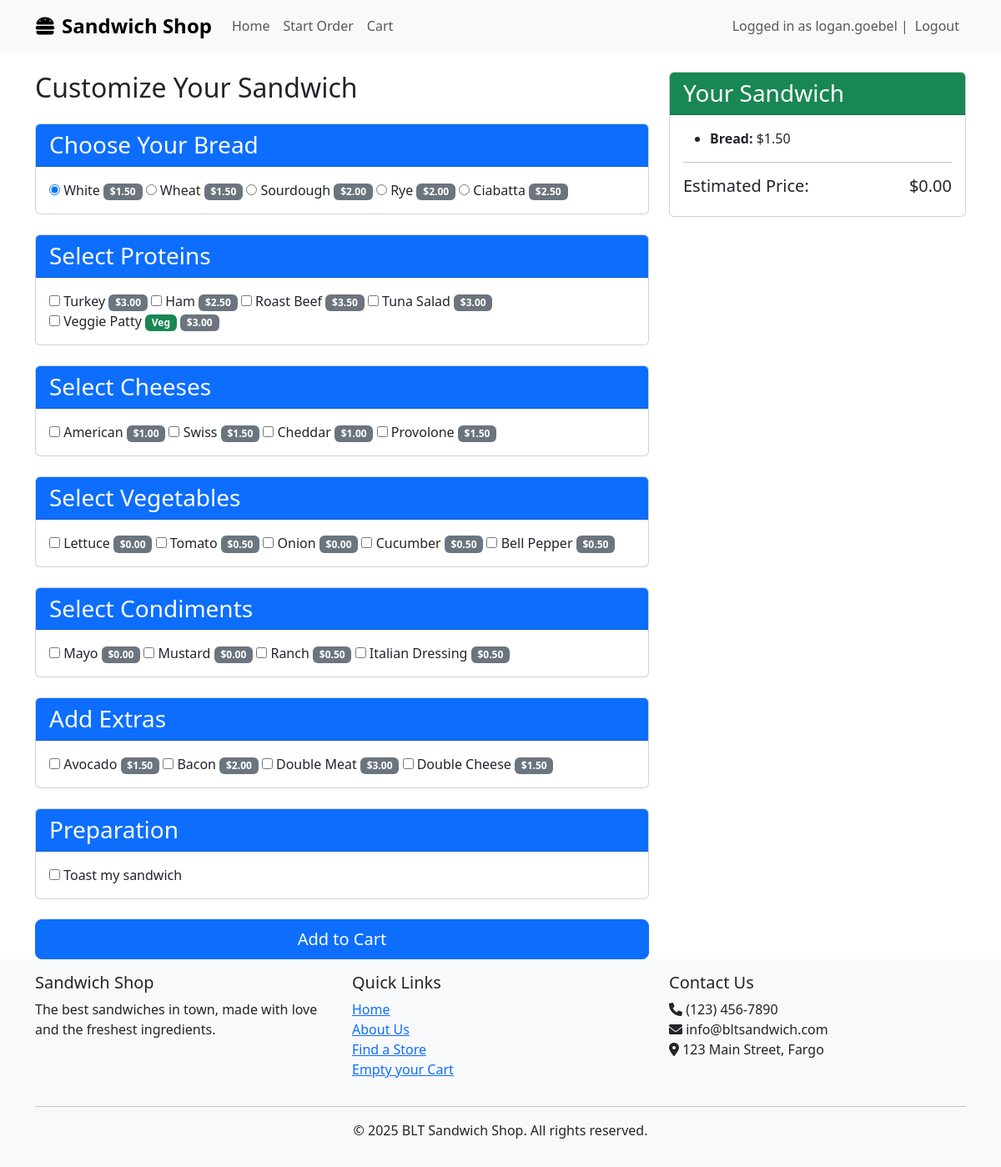
Page /customize/ (signed in) on the committed database.
### sandwichCustomization/models.py (models this page shows, shortened)
class Bread(models.Model):
    name = models.CharField(max_length=50)
    price = models.DecimalField(max_digits=5, decimal_places=2, default=0)
    available = models.BooleanField(default=True)

class Protein(models.Model):
    name = models.CharField(max_length=50)
    price = models.DecimalField(max_digits=5, decimal_places=2)
    vegetarian = models.BooleanField(default=False)
    available = models.BooleanField(default=True)

class Cheese(models.Model):
    name = models.CharField(max_length=50)
    price = models.DecimalField(max_digits=5, decimal_places=2)
    available = models.BooleanField(default=True)

class Vegetable(models.Model):
    name = models.CharField(max_length=50)
    price = models.DecimalField(max_digits=5, decimal_places=2, default=0)
    available = models.BooleanField(default=True)

class Condiment(models.Model):
    name = models.CharField(max_length=50)
    price = models.DecimalField(max_digits=5, decimal_places=2, default=0)
    available = models.BooleanField(default=True)

class Extra(models.Model):
    name = models.CharField(max_length=50)
    price = models.DecimalField(max_digits=5, decimal_places=2)
    available = models.BooleanField(default=True)

### sandwichCustomization/views.py (the view, shortened to what this page needs)
# urls.py: path('customize/', views.SandwichCreateView.as_view(), name='customize_sandwich'),
class SandwichCreateView(CreateView):
    model = Sandwich
    form_class = SandwichForm
    template_name = 'customizeSandwich.html'
    success_url = reverse_lazy('cart')
    def get_context_data(self, **kwargs):
        context = super().get_context_data(**kwargs)
        context['breads'] = Bread.objects.filter(available=True)
        context['proteins'] = Protein.objects.filter(available=True)
        context['cheeses'] = Cheese.objects.filter(available=True)
        context['vegetables'] = Vegetable.objects.filter(available=True)
        context['condiments'] = Condiment.objects.filter(available=True)
        context['extras'] = Extra.objects.filter(available=True)
        return context

### sandwichCustomization/templates/customizeSandwich.html (shortened to what this page needs)
{% extends "main/base.html" %}
{% load static %}
{% load crispy_forms_tags %}
{% load i18n %}
{% block content %}
<div class="row">
    <div class="col-md-8">
        <h2 class="mb-4">Customize Your Sandwich</h2>
        <form method="post" action="{% url 'add_to_cart' %}">
            <div class="card mb-4">
                <div class="card-header bg-primary text-white">
                    <h3 class="card-title mb-0">Choose Your Bread</h3>
                </div>
                <div class="card-body sandwich-options">
                    {% for bread in breads %}
                    <label>
                        <input type="radio" name="bread" value="{{ bread.id }}" required {% if forloop.first %}checked{% endif %}>
                        {{ bread.name }}
                        <span class="badge bg-secondary price-badge">${{ bread.price }}</span>
                    </label>
                    {% endfor %}
                </div>
            </div>
            <div class="card mb-4">
                <div class="card-header bg-primary text-white">
                    <h3 class="card-title mb-0">Select Proteins</h3>
                </div>
                <div class="card-body sandwich-options">
                    {% for protein in proteins %}
                    <label>
                        <input type="checkbox" name="proteins" value="{{ protein.id }}">
                        {{ protein.name }}
                        {% if protein.vegetarian %}<span class="badge bg-success">Veg</span>{% endif %}
                        <span class="badge bg-secondary price-badge">${{ protein.price }}</span>
                    </label>
                    {% endfor %}
                </div>
            </div>
            <div class="card mb-4">
                <div class="card-header bg-primary text-white">
                    <h3 class="card-title mb-0">Select Cheeses</h3>
                </div>
                <div class="card-body sandwich-options">
                    {% for cheese in cheeses %}
                    <label>
                        <input type="checkbox" name="cheeses" value="{{ cheese.id }}">
                        {{ cheese.name }}
                        <span class="badge bg-secondary price-badge">${{ cheese.price }}</span>
                    </label>
                    {% endfor %}
                </div>
            </div>
            <div class="card mb-4">
                <div class="card-header bg-primary text-white">
                    <h3 class="card-title mb-0">Select Vegetables</h3>
                </div>
                <div class="card-body sandwich-options">
                    {% for vegetable in vegetables %}
                    <label>
                        <input type="checkbox" name="vegetables" value="{{ vegetable.id }}">
                        {{ vegetable.name }}
                        <span class="badge bg-secondary price-badge">${{ vegetable.price }}</span>
                    </label>
                    {% endfor %}
                </div>
            </div>
            <div class="card mb-4">
                <div class="card-header bg-primary text-white">
                    <h3 class="card-title mb-0">Select Condiments</h3>
                </div>
                <div class="card-body sandwich-options">
                    {% for condiment in condiments %}
                    <label>
                        <input type="checkbox" name="condiments" value="{{ condiment.id }}">
                        {{ condiment.name }}
                        <span class="badge bg-secondary price-badge">${{ condiment.price }}</span>
                    </label>
                    {% endfor %}
                </div>
            </div>
            <div class="card mb-4">
                <div class="card-header bg-primary text-white">
                    <h3 class="card-title mb-0">Add Extras</h3>
                </div>
                <div class="card-body sandwich-options">
                    {% for extra in extras %}
                    <label>
                        <input type="checkbox" name="extras" value="{{ extra.id }}">
                        {{ extra.name }}
                        <span class="badge bg-secondary price-badge">${{ extra.price }}</span>
                    </label>
                    {% endfor %}
                </div>
            </div>
            <div class="card mb-4">
                <div class="card-header bg-primary text-white">
                    <h3 class="card-title mb-0">Preparation</h3>
                </div>
                <div class="card-body sandwich-options">
                    <label>
                        <input type="checkbox" name="toasted" id="id_toasted">
                        Toast my sandwich
                    </label>
                </div>
            </div>
            <div class="d-grid gap-2">
                <button type="submit" class="btn btn-primary btn-lg">Add to Cart</button>
            </div>
        </form>
    </div>
    <div class="col-md-4">
        <div class="card sticky-top" style="top: 2rem;">
            <div class="card-header bg-success text-white">
                <h3 class="card-title mb-0">Your Sandwich</h3>
            </div>
            <div class="card-body">
                <div id="sandwich-preview">
                </div>
                <hr>
                <div class="d-flex justify-content-between">
                    <h5>Estimated Price:</h5>
                    <h5 id="total-price">$0.00</h5>
                </div>
            </div>
        </div>
    </div>
</div>
{% endblock %}

### main/templates/main/base.html (shortened to what this page needs)
<!DOCTYPE html>
<html lang="en">
<head>
    <link href="https://cdn.jsdelivr.net/npm/bootstrap@5.3.0-alpha1/dist/css/bootstrap.min.css" rel="stylesheet">
    <link rel="stylesheet" href="https://cdnjs.cloudflare.com/ajax/libs/font-awesome/6.0.0/css/all.min.css">
</head>
<body>
    <nav class="navbar navbar-expand-lg navbar-light bg-light">
        <div class="container">
            <a class="navbar-brand" href="{% url 'home' %}">
                <i class="fas fa-hamburger me-2"></i>Sandwich Shop
            </a>
            <div class="collapse navbar-collapse" id="navbarNav">
                <ul class="navbar-nav me-auto">
                    <li class="nav-item">
                        <a class="nav-link" href="{% url 'home' %}">Home</a>
                    </li>
                    <li class="nav-item">
                        <a class="nav-link" href="{% url 'customize_sandwich' %}">Start Order</a>
                    </li>
                    <li class="nav-item">
                        <a class="nav-link" href="{% url 'cart' %}">Cart</a>
                    </li>
                </ul>
                <ul class="navbar-nav">
                    {% if user.is_authenticated %}
                    <span class="navbar-text">Logged in as {{user.username}} | </span>
                    <li class="nav-item">
                        <a  class="nav-link" href="{% url 'logout' %}">Logout</a>
                    </li>
                    {% else %}
                    <li class="nav-item">
                        <a class="nav-link" href="{% url 'login' %}">Login</a>
                    </li>
                    {% endif %}
                </ul>
            </div>
        </div>
    </nav>
    <div class="container mt-4">
        {% block content %}{% endblock %}
    </div>
    <footer class="footer mt-auto py-3 bg-light">
        <div class="container">
            <div class="row">
                <div class="col-md-4">
                    <h5>Sandwich Shop</h5>
                    <p>The best sandwiches in town, made with love and the freshest ingredients.</p>
                </div>
                <div class="col-md-4">
                    <h5>Quick Links</h5>
                    <ul class="list-unstyled">
                        <li><a href="{% url 'home' %}">Home</a></li>
                        <li><a href="{% url 'about-us' %}">About Us</a></li>
                        <li><a href="{% url 'locator' %}">Find a Store</a></li>
                        <li><a href="{% url 'clear_cart' %}">Empty your Cart</a></li>
                    </ul>
                </div>
                <div class="col-md-4">
                    <h5>Contact Us</h5>
                    <p>
                        <i class="fas fa-phone"></i> (123) 456-7890<br>
                        <i class="fas fa-envelope"></i> info@bltsandwich.com<br>
                        <i class="fas fa-map-marker-alt"></i> 123 Main Street, Fargo
                    </p>
                </div>
            </div>
            <hr>
            <div class="text-center">
                <p>&copy; {% now "Y" %} BLT Sandwich Shop. All rights reserved.</p>
            </div>
        </div>
    </footer>
</body>
</html>

### main/templates/main/base.html (style rules this page uses)
.navbar-brand { font-weight: 700; font-size: 1.5rem; }
.footer { margin-top: 50px; padding: 20px 0; background-color: #f8f9fa; }

### rows in the picture
Bread: name "White", price "1.50"
Bread: name "Wheat", price "1.50"
Bread: name "Sourdough", price "2.00"
Bread: name "Rye", price "2.00"
Bread: name "Ciabatta", price "2.50"
Protein: name "Turkey", price "3.00"
Protein: name "Ham", price "2.50"
Protein: name "Roast Beef", price "3.50"
Protein: name "Tuna Salad", price "3.00"
Protein: name "Veggie Patty", vegetarian "Veg", price "3.00"
Cheese: name "American", price "1.00"
Cheese: name "Swiss", price "1.50"
Cheese: name "Cheddar", price "1.00"
Cheese: name "Provolone", price "1.50"
Vegetable: name "Lettuce", price "0.00"
Vegetable: name "Tomato", price "0.50"
Vegetable: name "Onion", price "0.00"
Vegetable: name "Cucumber", price "0.50"
Vegetable: name "Bell Pepper", price "0.50"
Condiment: name "Mayo", price "0.00"
Condiment: name "Mustard", price "0.00"
Condiment: name "Ranch", price "0.50"
Condiment: name "Italian Dressing", price "0.50"
Extra: name "Avocado", price "1.50"
Extra: name "Bacon", price "2.00"
Extra: name "Double Meat", price "3.00"
Extra: name "Double Cheese", price "1.50"

### other values in the picture
{{ user.username }} "logan.goebel"
